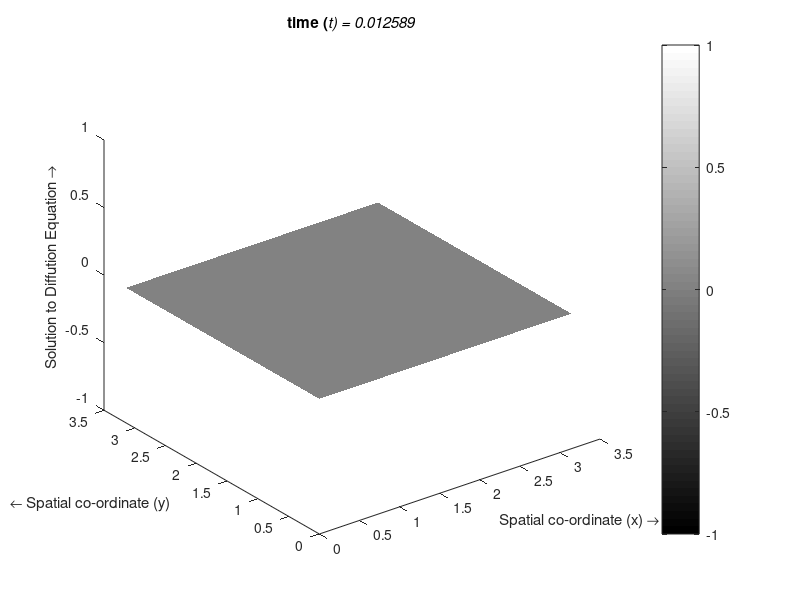

Recreate this plot in MATLAB. (Note: this script raises an error after producing the figure.)
%% Scientific computing Project 
%Manyfactured Solution Explicit Method
%Omar El Gazzar
clc
clear

%Iterations where delta_x = delta_y
Nx = 15;
Ny = 15;
nt = 30;

%Paramiter 
D = 1;

%Domain
ax = 0;
ay = ax;
bx = pi;
by = bx;

%Steps
dx = (bx-ax)/(Nx-1);
dy = (by-ay)/(Ny-1);
dt = (min([dx,dy])^(2)/4);


x= 0:dx:(bx-ax);      
y= 0:dy:(by-ay);
t = 0:dt:dt*nt;
x = repmat(x,1,1,nt+1);%convert to 3D
y = repmat(y,1,1,nt+1);%Convert to 3D
t = repmat(t,1,1,nt+1);%Convert to 3D

% pre-location 
v = 0;
U = zeros(Nx,Ny,nt+1);
U_true = zeros(Nx,Ny,nt+1);


%Phi and psi Drechle Boundry condition 
U(1,:,:) = 0;
U(Nx,:,:) = 0;
U(:,1,:)=0;
U(:,1,:)=0;
% U(:,:,1)=sin(2.*x).*sin(2.*x);
% U(1,k,1:nt+1) = repmat(50,1,Ny,nt+1);
% U(Nx,k,1:nt+1) = repmat(50,1,Ny,nt+1);






for n=1:nt
    
    %Visualisation<<<<<<<<<<<<<<<<<<<<<<<<<<<<<<<<<<<<<<<<<<<<<<<<<<<<<<<<<<<<< 
    h = surf(x(:,:,1),y(:,:,1),U(:,:,n)','EdgeColor','none');
    colorbar
    shading interp
    %axis ([0 2*pi 0 2*pi -180 70])
    title({['time (\itt) = ',num2str(n*dt)]})
    xlabel('Spatial co-ordinate (x) \rightarrow')
    ylabel('{\leftarrow} Spatial co-ordinate (y)')
    zlabel('Solution to Diffution Equation \rightarrow')
    drawnow; 
    colormap('gray');
    grid
    refreshdata(h)
    %Visualisation<<<<<<<<<<<<<<<<<<<<<<<<<<<<<<<<<<<<<<<<<<<<<<<<<<<<<<<<<<<<< 
    
v = 1;
for k=2:Ny-1
for j=2:Nx-1
        %Discritised explicit method equation 
        U(j,k,n+1) = U(j,k,n) + (D*dt)*...
            ((1/dx^(2))*(U(j-1,k,n)-2*U(j,k,n)+U(j+1,k,n))+...
            (1/dy^(2))*(U(j,k-1,n)-2*U(j,k,n)+U(j,k+1,n)))+7*exp(-t(n))*sin(2*x(j))*sin(2*y(k));
            U_true(j,k,n+1) = exp(-t(n))*sin(2*x(j))*sin(2*y(k));
            E(v) = U(j,k,n+1) - U_true(j,k,n+1);
            v = v + 1;
end
end
end
% 

  e1 = (1/(Nx*Ny*nt))* sum(U(:,:,:) - U_true(:,:,:)); %Absolute Error
  e2 = sqrt((1/(Nx*Ny*nt))* sum(U(:,:,:) - U_true(:,:,:)).^2); %Mean Square Error
  einf = max(abs(sum(U(:,:,:) - U_true(:,:,:))));
  L5 = (1/(Nx*Ny*nt)).*abs(E);
  G = 1:length(L5);
  semilogx(G,log(L5))
  xlabel('log(Iteration Number)');
  ylabel('log(Error)');

